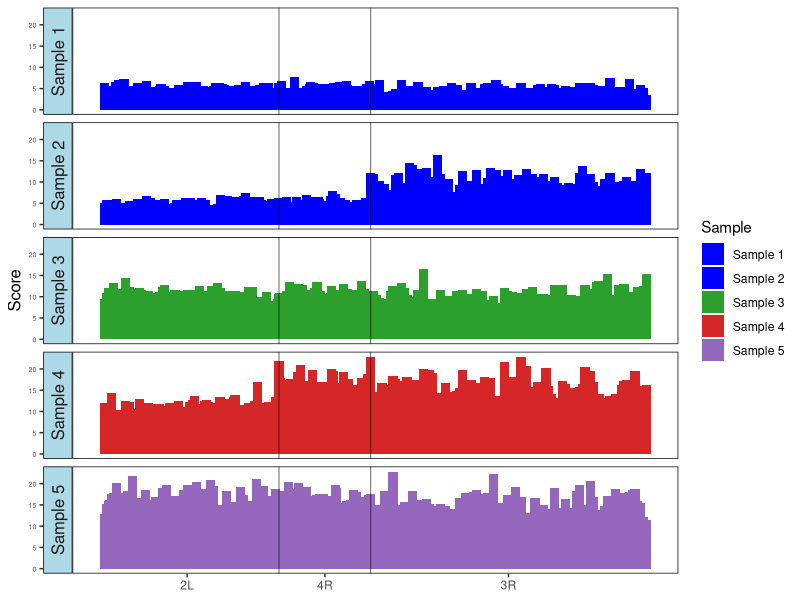

R code for this plot:
library(ggplot2)
library(dplyr)

# Step 1: Create sample data with more positions
set.seed(42)

# Defining chromosomes and their position ranges
chromosomes <- c("2L", "4R", "3R")
n_samples <- 5
n_points <- 100

# Expanding the range of positions for each chromosome
data <- data.frame(
  Sample = rep(paste("Sample", 1:n_samples), each = n_points * length(chromosomes)),
  Chromosome = rep(chromosomes, each = n_points * n_samples),
  Score = c(rnorm(n_points * n_samples, mean = 5, sd = 1),
            rnorm(n_points * n_samples, mean = 10, sd = 2),
            rnorm(n_points * n_samples, mean = 15, sd = 3)),
  Position = c(seq(1, 20, length.out = n_points),
               seq(20, 30, length.out = n_points),
               seq(30, 60, length.out = n_points))
)

# Step 2: Define custom colors for each sample
sample_colors <- c(
  "Sample 1" = "blue",  # Blue
  "Sample 2" = "blue",  # Orange
  "Sample 3" = "#2ca02c",  # Green
  "Sample 4" = "#d62728",  # Red
  "Sample 5" = "#9467bd"   # Purple
)

# Step 3: Plot using ggplot2
ggplot(data, aes(x = Position, y = Score, fill = Sample)) +  # Position on X, Score on Y
  geom_col(position = "dodge", width = 1) +  # Use geom_col() for bar plot
  facet_wrap(~ Sample, scales = "fixed", ncol = 1, strip.position = "left") +  # Separate track for each sample, fixed Y-axis scale
  scale_x_continuous(
    breaks = c(10, 25, 45),  # Set breaks in the middle of each chromosome range
    labels = chromosomes  # Add labels at chromosome centers
  ) +  # Chromosome labels on X-axis
  scale_fill_manual(values = sample_colors) +  # Set custom colors for samples
  #theme_minimal() +
  theme(
    #strip.text = element_blank(),  # Remove facet label text at the top
    #strip.text = element_text(size = 12, vjust = 1),  # Adjust facet label text size and alignment
    strip.text = element_text(size = 12, angle = 270),  # Adjust facet label text size and alignment
    panel.grid = element_blank(),  # Remove grid lines
    axis.text.x = element_text(hjust = 0.5),  # Center X-axis labels
    axis.title.x = element_blank(),
    axis.title.y = element_text(size = 12),  # Remove default Y axis title
    strip.background = element_rect(fill = "lightblue",color="black"),  # Remove background for facet labels
    axis.text.y = element_text(size = 5),  # Adjust Y-axis labels (sample names)
    panel.background = element_rect(fill = "white"),  # Set plot background color
    panel.border = element_rect(color = "black", fill = NA),  # Add border around the plot
  ) +
  # Add vertical lines to separate chromosomes
  geom_vline(xintercept = c(20, 30), color = "black", size = 0.2)  # Chromosome separator lines
